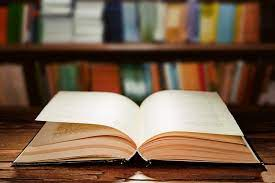
#> input picture homeworks/homeworks_3/libro1.jpeg, 275 x 183 px, found by its file name
$ python transformation_2.py
#> lines starting #> are read from the running program, lines starting #| are printed output that depends on the picture
import numpy as np
import cv2

cap = cv2.VideoCapture(0)

# Transformation by translation
im = cv2.imread('homeworks/homeworks_3/libro1.jpeg')
#> im is the input picture: shape (183, 275, 3); mean B, G, R 74.6, 94, 117.8
width = int(im.shape[1] / 5)
#> width = 55
height = int(im.shape[0] / 5)
#> height = 36
im = cv2.resize(im, (width, height), interpolation=cv2.INTER_AREA)
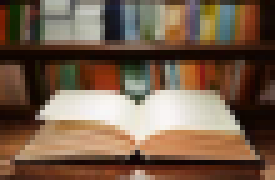
#> im: shape (36, 55, 3) (shown 5 times larger); mean B, G, R 74.5, 94, 117.8

while True:
    ret, frame = cap.read()
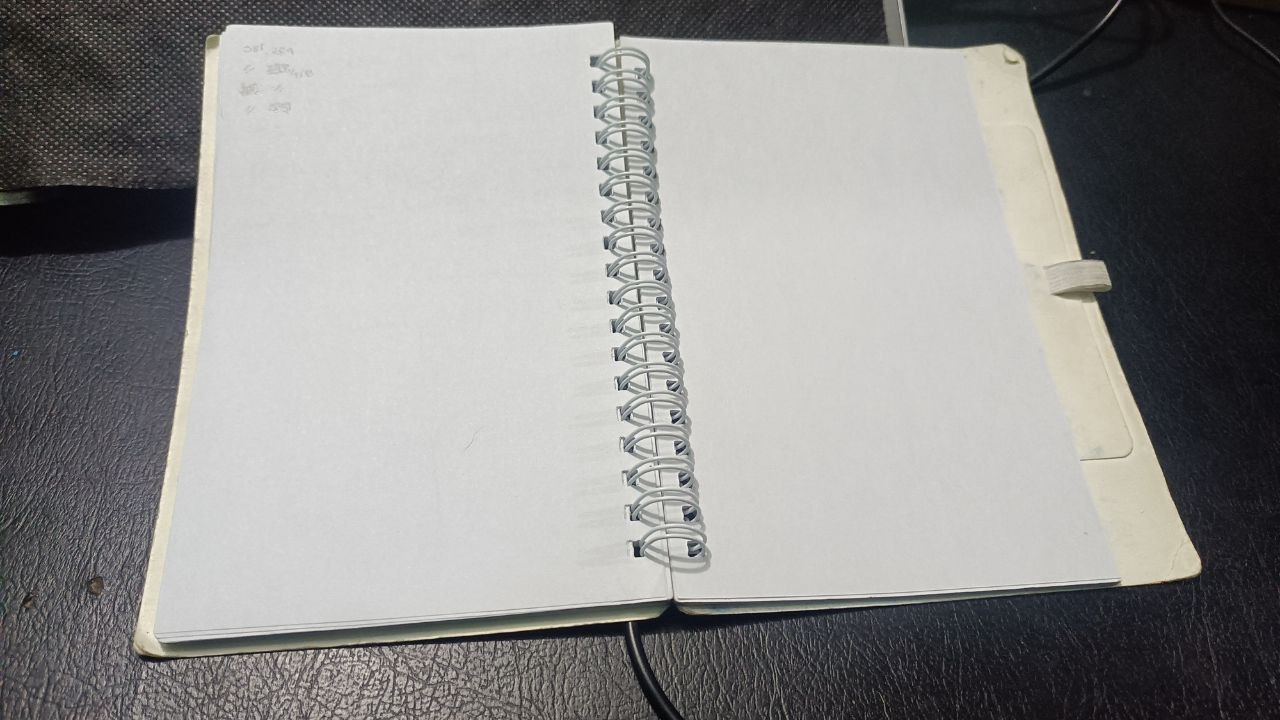
#> input picture homeworks/homeworks_3/photo_2023-12-07_20-19-53.jpg, 1280 x 720 px, given in place of the camera
#> frame is the input picture: shape (720, 1280, 3); mean B, G, R 141.5, 142.6, 143.3

    gray1 = cv2.cvtColor(frame, cv2.COLOR_BGR2GRAY)
    gray2 = cv2.cvtColor(im, cv2.COLOR_BGR2GRAY)
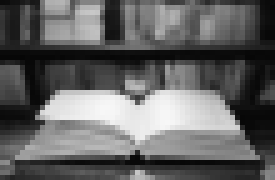
#> gray2: shape (36, 55) (shown 5 times larger); min 6, max 247, mean 98.9

    # Key points
    num = 500
    orb = cv2.ORB_create(num)

    keypoint1, descriptor1 = orb.detectAndCompute(gray2, None)
#> keypoint1 = (); descriptor1 = None
    keypoint2, descriptor2 = orb.detectAndCompute(gray1, None)
#> keypoint2 = 500 keypoints; strongest (x, y, size): (673, 421, 31), (635, 556, 31), (616, 360, 31), (635, 554, 44.6)

    im_display = cv2.drawKeypoints(im, keypoint1, outImage=np.array([]), color=(255, 0, 0),
                                   flags=cv2.DRAW_MATCHES_FLAGS_DEFAULT)

    frame_display = cv2.drawKeypoints(frame, keypoint2, outImage=np.array([]), color=(255, 0, 0),
                                      flags=cv2.DRAW_MATCHES_FLAGS_DEFAULT)

    matcher = cv2.BFMatcher(cv2.NORM_HAMMING, crossCheck=True)
    matches = matcher.match(descriptor1, descriptor2)
#> matches = ()
    matches = sorted(matches, key=lambda x: x.distance, reverse=False)
#> matches = []

    good_matches = int(len(matches) * 0.1)
#> good_matches = 0
    matches = matches[:good_matches]

    img_matches = cv2.drawMatches(im, keypoint1, frame, keypoint2, matches, None)
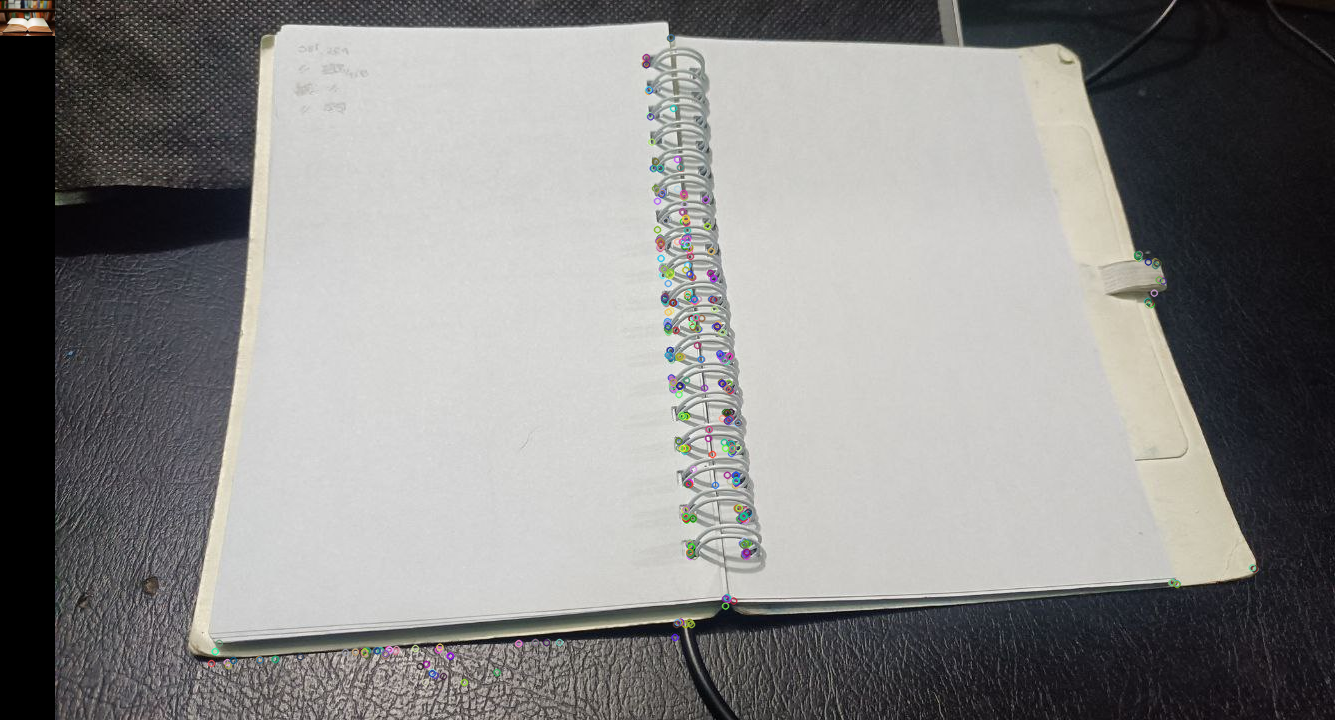
#> img_matches: shape (720, 1335, 3); mean B, G, R 135.7, 136.8, 137.5

    cv2.imshow("Video Capture", frame_display)
    cv2.imshow("Image", im_display)
    cv2.imshow("Matches", img_matches)

    key = cv2.waitKey(1)
#> (key Esc is pressed here)
    if key == 27:
        break

cap.release()
cv2.destroyAllWindows()
